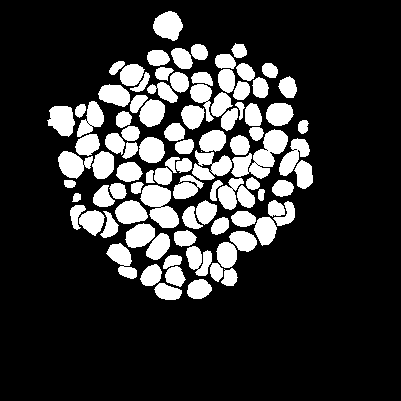
%> input picture Database1/msk/label_09.tif, 401 x 401 px
$ octave cell_count_3d.m   (GNU Octave 9; MATLAB toolbox functions it lacks are replaced by stand-ins)
%> lines starting %> are read from the running program, lines starting %| are printed output that depends on the picture; in (x1, y1, x2, y2) boxes, pixels count from 0 and x2, y2 are one past the last pixel; in counts of white or black regions, pixels touching at a corner belong together; the program's own positions count from 1
%% Test
I1 = imread("..\Database1\msk\label_09.tif");
%> I1 is the input picture: size 401x401 uint8; 19.3% white; 95 white regions (1 under 20 px), largest, box (x1, y1, x2, y2) and area: (231, 129, 288, 179) 1295, (140, 185, 179, 228) 1011, (153, 11, 183, 41) 636
I2 = imread("..\Database1\msk\label_07.tif");
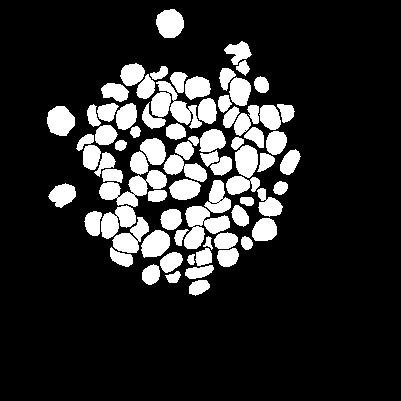
%> input picture Database1/msk/label_07.tif, 401 x 401 px
%> I2 is the input picture: size 401x401 uint8; 16.4% white; 77 white regions, largest, box (x1, y1, x2, y2) and area: (99, 170, 167, 207) 1136, (151, 81, 202, 129) 1102, (184, 206, 230, 249) 1072
%%
slices = {I1, I2};
%> slices = 2 items
%%
slices_labeled = bwlabel3d(slices, 4);

%%
slices_labeled = cell(length(slices),1);
    label = 1;
    for i=1:length(slices)
        slice_labeled= bwlabel(slices{i},4);
        for j = 1:max(slice_labeled,[],"all")
            slice_labeled(slice_labeled==j) = label;
            label = label +1;
        slices_labeled{i} = slice_labeled;
        end
    end
%% Function

function count = count_3d_cells(Slices, fusion_threshold)


end

% Atribut a label to each cell
function slices_labeled = bwlabel3d(slices, connectivity)
%> called with connectivity = 4
    slices_labeled = cell(length(slices),1);
%> slices_labeled = {[], []}
    label = 1;
    for i=1:length(slices)
        slice_labeled= bwlabel(slices{i},connectivity);
        for j = 1:max(slice_labeled,[],"all")
            slice_labeled(slice_labeled==j) = label;
            label = label +1;
        slices_labeled{i} = slice_labeled;
        end
    end
%> this loop made 2 passes
%> pass 1, in bwlabel3d, `slice_labeled= bwlabel(slices{i},connectivity);`:
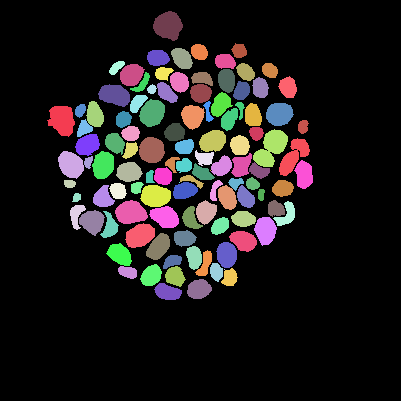
%> slice_labeled: size 401x401 double; 111 distinct labels, from 0 to 110; one colour per label, 0 black
%> pass 2, in bwlabel3d, `slice_labeled= bwlabel(slices{i},connectivity);`:
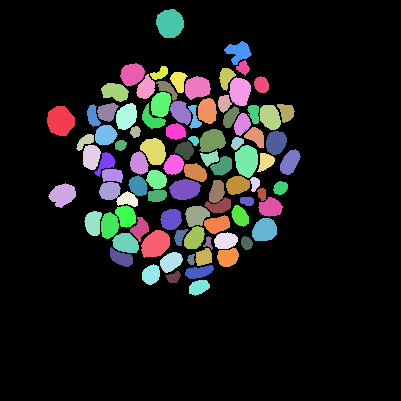
%> slice_labeled: size 401x401 double; 94 distinct labels, from 0 to 93; one colour per label, 0 black
%> after the loop:
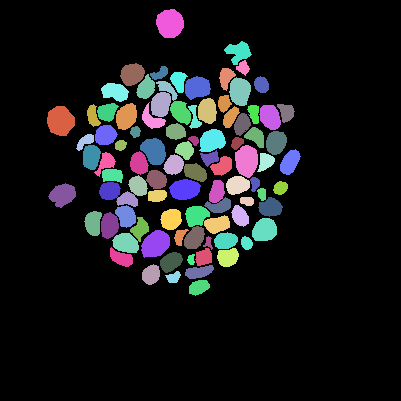
%> slice_labeled: size 401x401 double; 94 distinct labels, from 0 to 203; one colour per label, 0 black
%> after the loop, label = 204; slices_labeled = 2 items
%> after the loop `for i=1:length(slices)`: label = 204; slices_labeled = 2 items
end
